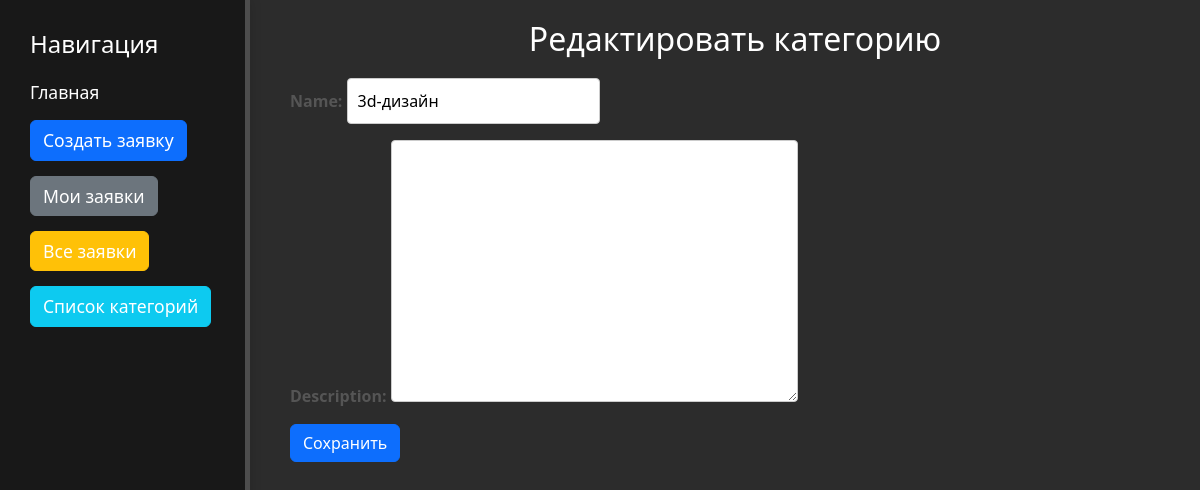
Page /categories/edit/3/ (signed in) on the earlier database version.
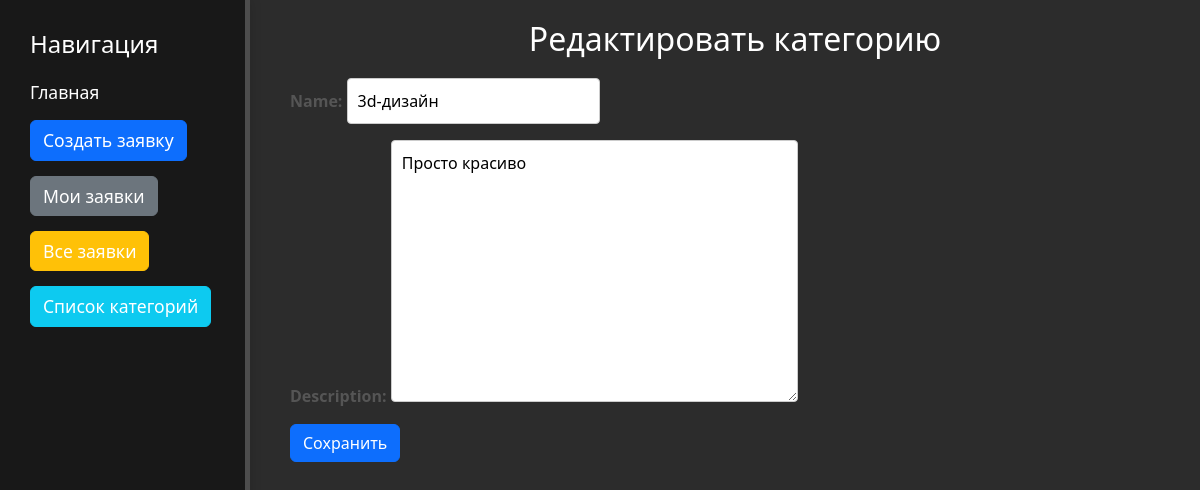
Same page on the later database version.
### studio/models.py (models this page shows, shortened)
class Category(models.Model):
    name = models.CharField(max_length=100)
    description = models.TextField(blank=True, null=True)  # Это поле должно быть здесь!
    comment = models.TextField(blank=True, null=True)

### studio/views.py (the view)
# urls.py: path('categories/edit/<int:pk>/', views.category_edit, name='category_edit'),
@staff_member_required
def category_edit(request, pk):
    category = get_object_or_404(Category, pk=pk)
    if request.method == 'POST':
        form = CategoryForm(request.POST, instance=category)
        if form.is_valid():
            form.save()
            return redirect('studio:category_list')
    else:
        form = CategoryForm(instance=category)
    return render(request, 'studio/category_form.html', {'form': form})

### studio/forms.py
class CategoryForm(forms.ModelForm):
    class Meta:
        model = Category
        fields = ['name', 'description']

### Desing_pro/studio/templates/studio/category_form.html (shortened to what this page needs)
{% extends 'studio/base.html' %}
{% block content %}
  <h1>{% if form.instance.pk %}Редактировать{% else %}Добавить{% endif %} категорию</h1>
  <form method="post">
    {{ form.as_p }}
    <button type="submit" class="btn btn-primary">Сохранить</button>
  </form>
{% endblock %}

Differences in the rows shown:
changed Category "3d-дизайн": description (not shown) → "Просто красиво"
